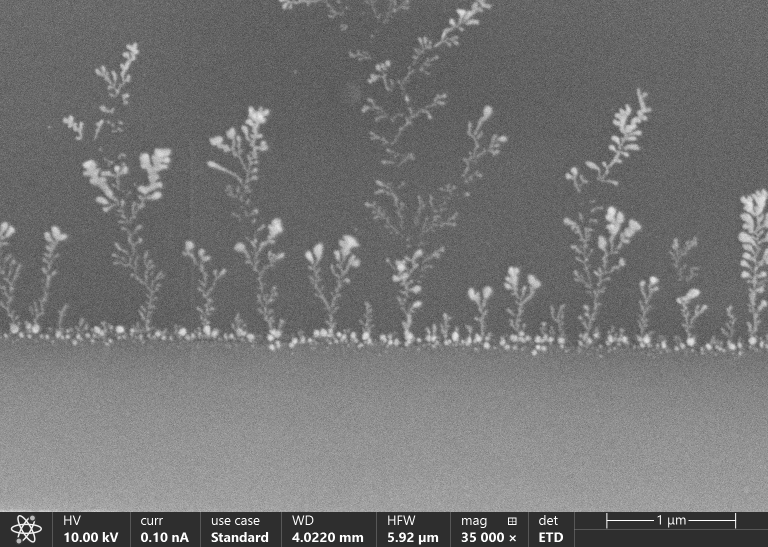
#> input picture final project/data/raw/Easy/Ag_1e-8_007.tif, 1536 x 1094 px, found by its file name (shown at 1/2 size)
$ python classic_pipeline.py   (older library calls are emulated)
#> lines starting #> are read from the running program, lines starting #| are printed output that depends on the picture; after the words box and inside, x2 and y2 are one past the last pixel; in counts of white or black regions, pixels touching at a corner belong together
### Asaf/utils.py
"""
Shared utilities for SEM dendrite segmentation project.
I/O helpers, SEM image cleaning, and visualization functions.
"""

import cv2
import numpy as np
import os

# Supported image extensions
IMAGE_EXTENSIONS = ('.png', '.jpg', '.jpeg', '.tif', '.tiff', '.bmp')

# Scale bar region — bottom fraction of SEM image containing instrument metadata
SCALE_BAR_FRACTION = 0.064


def load_image(path, grayscale=True):
    """
    Load an image from disk.  Handles 16-bit TIF files by normalizing
    to uint8 with full dynamic-range preservation.

    Parameters
    ----------
    path : str
        Path to the image file.
    grayscale : bool
        If True, return as single-channel grayscale.

    Returns
    -------
    image : np.ndarray
        Loaded image (H, W) if grayscale, (H, W, 3) if color.
    """
#> called with path = 'Asaf/data/raw/Easy/Ag_1e-8_007.tif', grayscale = True
    # Load unchanged to preserve 16-bit depth
    image = cv2.imread(path, cv2.IMREAD_UNCHANGED)
#> image is the input picture: shape (1094, 1536) uint16; min 10165, max 65535, mean 29630.9
    if image is None:
        raise FileNotFoundError(f"Could not load image: {path}")

    # Handle 16-bit images: normalize full dynamic range to 0-255
    if image.dtype == np.uint16:
        # Convert to grayscale first if multi-channel 16-bit
        if image.ndim == 3:
            image = cv2.cvtColor(image, cv2.COLOR_BGR2GRAY)
        image = cv2.normalize(image, None, 0, 255, cv2.NORM_MINMAX).astype(np.uint8)
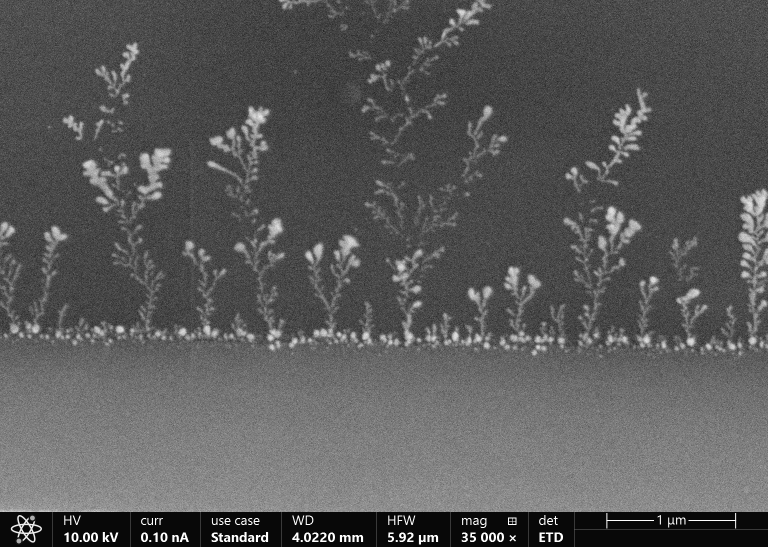
#> image: shape (1094, 1536) (shown at 1/2 size); min 0, max 255, mean 89.7
#| Processing: Ag_1e-8_007 (1536x1094)

    # Convert between grayscale and color as requested
    if grayscale and image.ndim == 3:
        image = cv2.cvtColor(image, cv2.COLOR_BGR2GRAY)
    elif not grayscale and image.ndim == 2:
        image = cv2.cvtColor(image, cv2.COLOR_GRAY2BGR)

    return image


def save_image(image, path):
    """
    Save an image to disk, creating parent directories if needed.

    Parameters
    ----------
    image : np.ndarray
        Image to save.
    path : str
        Output file path.
    """
    os.makedirs(os.path.dirname(path), exist_ok=True)
    cv2.imwrite(path, image)


def list_images(directory):
    """
    List image files in a directory, sorted alphabetically.

    Parameters
    ----------
    directory : str
        Path to directory.

    Returns
    -------
    paths : list of str
        Sorted list of full paths to image files.
    """
    if not os.path.isdir(directory):
        raise FileNotFoundError(f"Directory not found: {directory}")
    files = []
    for f in sorted(os.listdir(directory)):
        if f.lower().endswith(IMAGE_EXTENSIONS):
            files.append(os.path.join(directory, f))
    return files


def remove_scale_bar(image):
    """
    Mask the bottom region of an SEM image (instrument metadata / scale bar).
    Replaces the region with the median intensity of the area just above it.

    Parameters
    ----------
    image : np.ndarray
        Grayscale SEM image (H, W).

    Returns
    -------
    cleaned : np.ndarray
        Image with bottom metadata region replaced.
    """
    h, w = image.shape[:2]
    cutoff = int(h * (1 - SCALE_BAR_FRACTION))

    # Compute fill value from the strip just above the metadata region
    ref_strip = image[max(0, cutoff - 20):cutoff, :]
    fill_value = int(np.median(ref_strip))
#> fill_value = 143

    cleaned = image.copy()
    cleaned[cutoff:, :] = fill_value
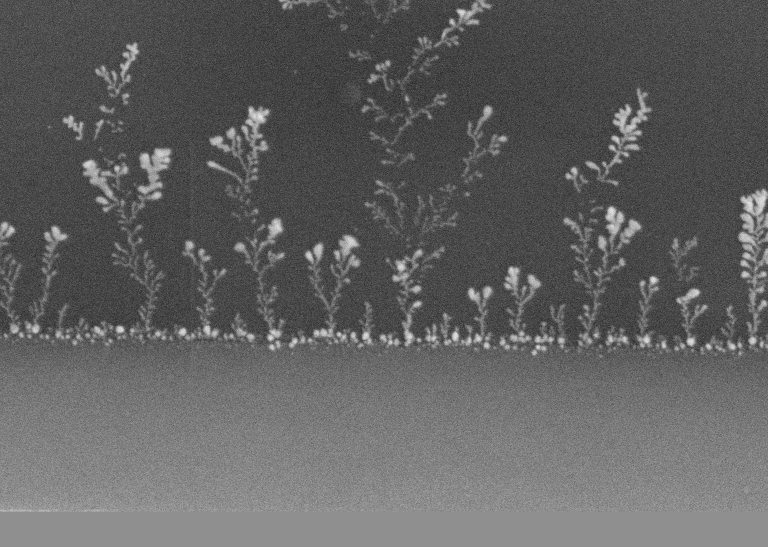
#> cleaned: shape (1094, 1536) (shown at 1/2 size); 6.49% of pixels changed, all inside (x1, y1, x2, y2) = (0, 1023, 1536, 1094)
    return cleaned


def remove_text_overlay(image):
    """
    Detect and inpaint bright text overlays on SEM images.
    Uses thresholding to find very bright pixels (text/annotations),
    filters small connected components, and inpaints them.

    Parameters
    ----------
    image : np.ndarray
        Grayscale SEM image (H, W).

    Returns
    -------
    cleaned : np.ndarray
        Image with text overlays inpainted.
    """
    # Bright text is typically near-white on SEM images
    thresh = int(np.percentile(image, 99.5))
#> thresh = 187
    text_mask = (image >= thresh).astype(np.uint8) * 255
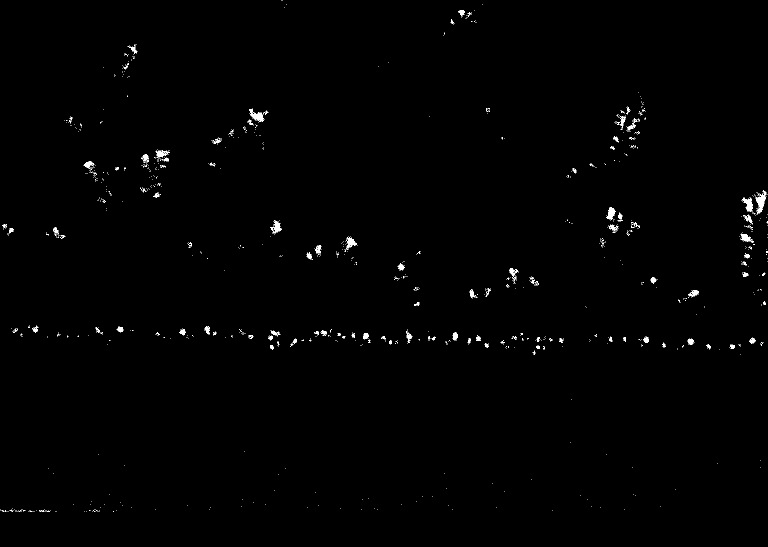
#> text_mask: shape (1094, 1536) (shown at 1/2 size); 0.53% white in thin lines or dots

    # Dilate slightly to cover text edges
    kernel = cv2.getStructuringElement(cv2.MORPH_RECT, (3, 3))
    text_mask = cv2.dilate(text_mask, kernel, iterations=1)
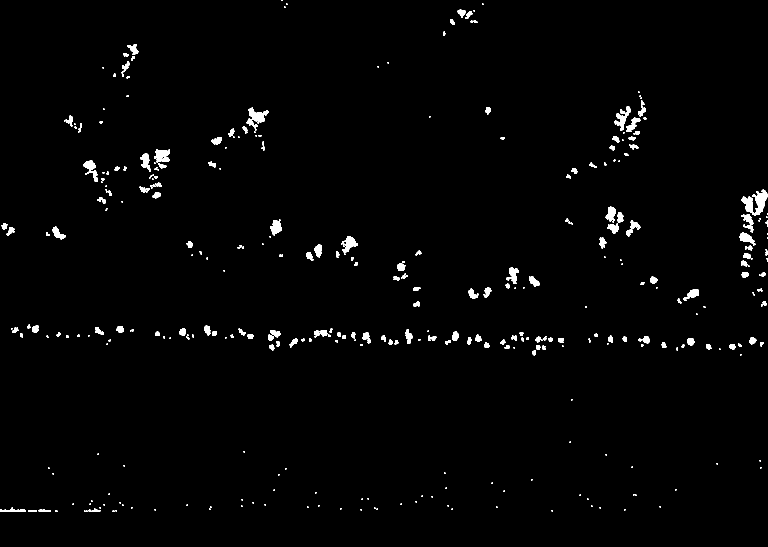
#> text_mask: shape (1094, 1536) (shown at 1/2 size); 1.5% white; 356 white regions (170 under 20 px), largest, box (x1, y1, x2, y2) and area: (1482, 379, 1536, 432) 1342, (493, 215, 538, 257) 812, (308, 298, 340, 325) 604

    # Keep only small connected components (text characters, not large bright regions)
    num_labels, labels, stats, _ = cv2.connectedComponentsWithStats(text_mask, connectivity=8)
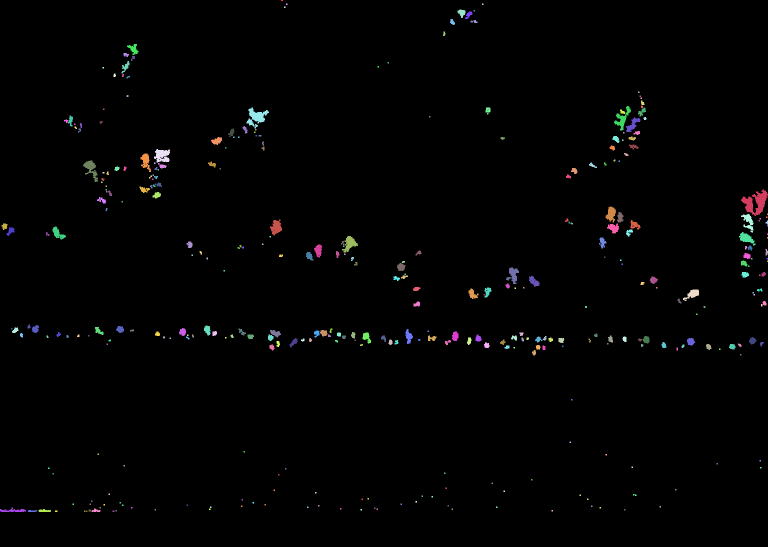
#> labels: shape (1094, 1536) int32 (shown at 1/2 size); 357 distinct labels, from 0 to 356; one colour per label, 0 black
#> num_labels = 357; stats = 357 rows, first 6: [0, 0, 1536, 1094, 1655917], [562, 0, 4, 2, 8], [572, 7, 3, 3, 9], [964, 7, 3, 3, 9], [568, 13, 3, 3, 9], [915, 19, 16, 17, 169]
    filtered_mask = np.zeros_like(text_mask)
    for i in range(1, num_labels):
        area = stats[i, cv2.CC_STAT_AREA]
        # Text components are small (< 2000 px) but not tiny noise (> 5 px)
        if 5 < area < 2000:
            filtered_mask[labels == i] = 255
#> this loop made 356 passes
#> area on passes 5, 7, 8: 169, 116, 77

    if np.sum(filtered_mask) == 0:
        return image

    # Inpaint the detected text regions
    cleaned = cv2.inpaint(image, filtered_mask, inpaintRadius=5, flags=cv2.INPAINT_TELEA)
    return cleaned


def clean_sem_image(image):
    """
    Full SEM image cleaning: remove scale bar then text overlays.

    Parameters
    ----------
    image : np.ndarray
        Grayscale SEM image (H, W).

    Returns
    -------
    cleaned : np.ndarray
        Cleaned image.
    """
    cleaned = remove_scale_bar(image)
    cleaned = remove_text_overlay(cleaned)
    return cleaned


def create_overlay(image, mask, color=(0, 255, 0), alpha=0.4):
    """
    Create a semi-transparent colored overlay of a mask on a grayscale image.

    Parameters
    ----------
    image : np.ndarray
        Grayscale image (H, W) or color image (H, W, 3).
    mask : np.ndarray
        Binary mask (H, W), values 0 or 255.
    color : tuple
        BGR color for the overlay.
    alpha : float
        Overlay transparency (0 = invisible, 1 = opaque).

    Returns
    -------
    overlay : np.ndarray
        Color image (H, W, 3) with mask overlay.
    """
    if image.ndim == 2:
        base = cv2.cvtColor(image, cv2.COLOR_GRAY2BGR)
    else:
        base = image.copy()

    overlay = base.copy()
    mask_bool = mask > 0
    overlay[mask_bool] = color

    result = cv2.addWeighted(overlay, alpha, base, 1 - alpha, 0)
    return result


# [53 lines left out: function create_comparison_strip, not called in this run]


# [42 lines that do not run on import are left out]

### Asaf/classic_pipeline.py
"""
Classic CV pipeline for SEM dendrite segmentation.

Four-stage pipeline:
  A. Pre-processing  — histogram normalization, CLAHE, bilateral filter
  B. Segmentation    — adaptive thresholding (primary), Otsu (fallback)
  C. Post-processing — baseline cut, small component removal
  D. Separation      — distance transform + watershed for touching branches

Plus skeletonization via Zhang-Suen thinning with pruning and spur removal.

Usage:
  python classic_pipeline.py image.tif              # single image
  python classic_pipeline.py --input data/raw/Easy  # batch directory
  python classic_pipeline.py                        # synthetic self-test or real data
"""

import argparse
import cv2
import numpy as np
import os
import sys

from skimage.morphology import skeletonize

# Add project directory to path for imports
sys.path.insert(0, os.path.dirname(__file__))
from utils import load_image, save_image, list_images, clean_sem_image, create_overlay

# ---------------------------------------------------------------------------
# Tunable parameters (all constants at top for easy adjustment)
# ---------------------------------------------------------------------------

# Stage A: Pre-processing
CLAHE_CLIP_LIMIT = 0.5
CLAHE_TILE_SIZE = 8

BILATERAL_D = 9
BILATERAL_SIGMA_COLOR = 50
BILATERAL_SIGMA_SPACE = 50
BILATERAL_PASSES = 1

# Stage B: Segmentation
ADAPTIVE_BLOCK_SIZE = 67
ADAPTIVE_C = -12

# Stage C: Post-processing
MIN_COMPONENT_AREA = 90
BASELINE_DETECT_MIN_ROW_RATIO = 0.675
BASELINE_DETECT_SEARCH_START_RATIO = 0.09
SMALL_TREE_BAND_HEIGHT = 200

# Stage D: Separation
DISTANCE_THRESHOLD = 0.35  # fraction of max distance for watershed markers

# Skeleton pruning
SKELETON_MIN_BRANCH_LENGTH = 8
SKELETON_SPUR_LENGTH = 6
SKELETON_HORIZONTAL_LINE_MIN_WIDTH = 40


# ===========================================================================
# Stage A: Pre-processing
# ===========================================================================

def normalize_histogram(image):
    """
    Linear stretch of pixel values to the full [0, 255] range.
    Ensures a common basis across images with different exposures.

    Parameters
    ----------
    image : np.ndarray
        Grayscale image (H, W), dtype uint8.

    Returns
    -------
    normalized : np.ndarray
        Image with values stretched to [0, 255].
    """
    min_val = float(image.min())
#> min_val = 0
    max_val = float(image.max())
#> max_val = 186
    if max_val == min_val:
        return np.zeros_like(image)
    normalized = ((image.astype(np.float64) - min_val) / (max_val - min_val) * 255)
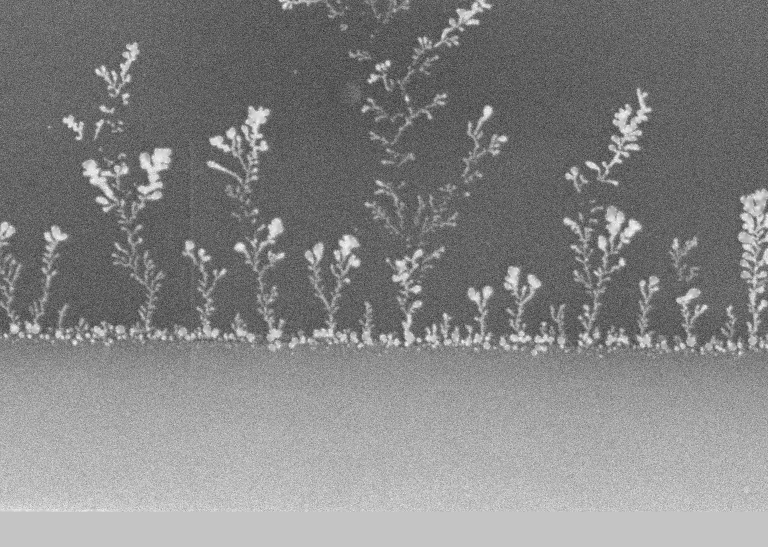
#> normalized: shape (1094, 1536) float64 (shown at 1/2 size); min 0, max 255, mean 132.1
    return normalized.astype(np.uint8)


def apply_clahe(image):
    """
    Apply Contrast Limited Adaptive Histogram Equalization.
    Divides the image into tiles and equalizes each independently with
    a clip limit to prevent noise amplification.

    Parameters
    ----------
    image : np.ndarray
        Grayscale image (H, W), dtype uint8.

    Returns
    -------
    enhanced : np.ndarray
        Contrast-enhanced image.
    """
    clahe = cv2.createCLAHE(
        clipLimit=CLAHE_CLIP_LIMIT,
        tileGridSize=(CLAHE_TILE_SIZE, CLAHE_TILE_SIZE)
    )
    return clahe.apply(image)
#> (the rest of the program and of its run is left out)
